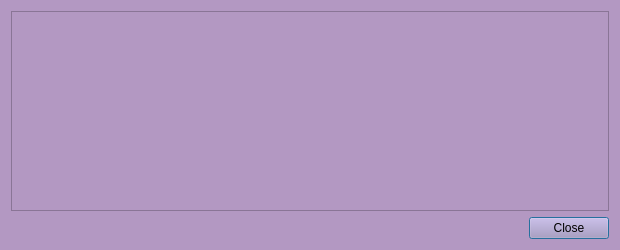
<?xml version="1.0" encoding="UTF-8"?>
<ui version="4.0">
 <class>TransactionDescDialog</class>
 <widget class="QDialog" name="TransactionDescDialog">
  <property name="geometry">
   <rect>
    <x>0</x>
    <y>0</y>
    <width>620</width>
    <height>250</height>
   </rect>
  </property>
  <property name="windowTitle">
   <string>Transaction details</string>
  </property>
  <property name="styleSheet">
   <string notr="true">background-color: rgb(179, 152, 194);</string>
  </property>
  <layout class="QVBoxLayout" name="verticalLayout">
   <item>
    <widget class="QTextEdit" name="detailText">
     <property name="toolTip">
      <string>This pane shows a detailed description of the transaction</string>
     </property>
     <property name="readOnly">
      <bool>true</bool>
     </property>
    </widget>
   </item>
   <item>
    <widget class="QDialogButtonBox" name="buttonBox">
     <property name="orientation">
      <enum>Qt::Horizontal</enum>
     </property>
     <property name="standardButtons">
      <set>QDialogButtonBox::Close</set>
     </property>
    </widget>
   </item>
  </layout>
 </widget>
 <resources/>
 <connections>
  <connection>
   <sender>buttonBox</sender>
   <signal>accepted()</signal>
   <receiver>TransactionDescDialog</receiver>
   <slot>accept()</slot>
   <hints>
    <hint type="sourcelabel">
     <x>20</x>
     <y>20</y>
    </hint>
    <hint type="destinationlabel">
     <x>20</x>
     <y>20</y>
    </hint>
   </hints>
  </connection>
  <connection>
   <sender>buttonBox</sender>
   <signal>rejected()</signal>
   <receiver>TransactionDescDialog</receiver>
   <slot>reject()</slot>
   <hints>
    <hint type="sourcelabel">
     <x>20</x>
     <y>20</y>
    </hint>
    <hint type="destinationlabel">
     <x>20</x>
     <y>20</y>
    </hint>
   </hints>
  </connection>
 </connections>
</ui>
